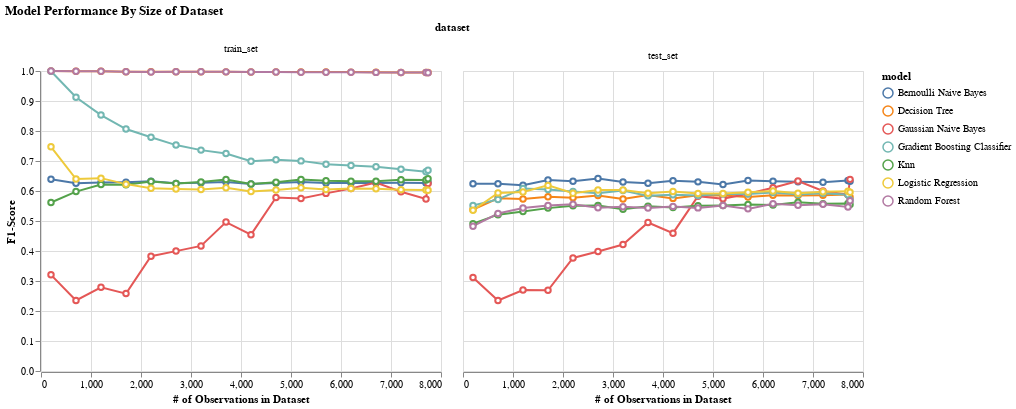

Source (notebook cell):
### Code cell
chart = create_alt_plot(
    dataset = performance_all_avg[performance_all_avg['grouping'] == "macro_avg"],
    x_col = 'n_obs',
    x_name = '# of Observations in Dataset',
    y_col = 'f1-score',
    y_name = 'F1-Score',
    title = 'Model Performance By Size of Dataset'
)

chart

### Figure 1 — Vega-Lite specification as saved in the notebook (floating-point values rounded to 4 significant figures; data arrays with more than 128 entries replaced by an {"elided": "..."} marker saying what was removed)
{"config": {"view": {"continuousWidth": 400, "continuousHeight": 300}}, "data": {"name": "data-805ee79d1536b345eed7c514e076eda7"}, "facet": {"field": "dataset", "sort": ["train_set", "test_set"], "type": "nominal"}, "spec": {"mark": {"type": "line", "point": {"filled": false, "fill": "white"}}, "encoding": {"color": {"field": "model", "type": "nominal"}, "x": {"field": "n_obs", "title": "# of Observations in Dataset", "type": "quantitative"}, "y": {"field": "f1-score", "title": "F1-Score", "type": "quantitative"}}}, "title": "Model Performance By Size of Dataset", "$schema": "https://vega.github.io/schema/vega-lite/v4.17.0.json", "datasets": {"data-805ee79d1536b345eed7c514e076eda7": {"elided": "238 records"}}}
